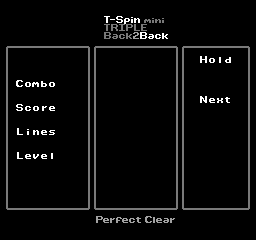

This game map was drawn from its Tiled (.tmx) file and the tilesets committed beside it. A one-line description and the full map source follow:
An orthogonal 32x30 tile map with 8x8 px tiles, 2 tile layers (Tile Layer 1, Tile Layer 2), 2 tilesets.

<map version="1.10" tiledversion="1.11.2" orientation="orthogonal" renderorder="right-down" width="32" height="30" tilewidth="8" tileheight="8" infinite="0" nextlayerid="3" nextobjectid="1">
 <tileset firstgid="1" source="tiles.tsx" />
 <tileset firstgid="257" source="tiles3.tsx" />
 <layer id="1" name="Tile Layer 1" width="32" height="30">
  <data encoding="csv">
33,33,33,33,33,33,33,33,33,33,33,33,33,33,33,33,33,33,33,33,33,33,33,33,33,33,33,33,33,33,33,33,
33,33,33,33,33,33,33,33,33,33,33,33,33,33,33,33,33,33,33,33,33,33,33,33,33,33,33,33,33,33,33,33,
33,33,33,33,33,33,33,33,33,33,33,33,33,33,33,33,33,33,33,33,33,33,33,33,33,33,33,33,33,33,33,33,
33,33,33,33,33,33,33,33,33,33,33,33,33,33,33,33,33,33,33,33,33,33,33,33,33,33,33,33,33,33,33,33,
33,33,33,33,33,33,33,33,33,33,33,33,33,33,33,33,33,33,33,33,33,33,33,33,33,33,33,33,33,33,33,33,
12,7,7,7,7,7,7,7,7,7,7,25,7,7,7,7,7,7,7,7,7,7,25,7,7,7,7,7,7,7,7,11,
8,33,33,33,33,33,33,33,33,33,33,14,1,1,1,1,1,1,1,1,1,1,14,33,33,33,33,33,33,33,33,6,
8,33,33,33,33,33,33,33,33,33,33,14,1,1,1,1,1,1,1,1,1,1,14,33,33,73,112,109,101,33,33,6,
8,33,33,33,33,33,33,33,33,33,33,14,1,1,1,1,1,1,1,1,1,1,14,33,33,33,33,33,33,33,33,6,
8,33,33,33,33,33,33,33,33,33,33,14,1,1,1,1,1,1,1,1,1,1,14,33,33,33,33,33,33,33,33,6,
8,33,68,112,110,99,112,33,33,33,33,14,1,1,1,1,1,1,1,1,1,1,14,33,33,33,33,33,33,33,33,6,
8,33,33,33,33,33,33,33,33,33,33,14,1,1,1,1,1,1,1,1,1,1,14,33,33,33,33,33,33,33,33,6,
8,33,33,33,33,33,33,33,33,33,33,14,1,1,1,1,1,1,1,1,1,1,14,33,33,79,102,121,117,33,33,6,
8,33,84,100,112,115,102,33,33,33,33,14,1,1,1,1,1,1,1,1,1,1,14,33,33,33,33,33,33,33,33,6,
8,33,33,33,33,33,33,33,33,33,33,14,1,1,1,1,1,1,1,1,1,1,14,33,33,33,33,33,33,33,33,6,
8,33,33,33,33,33,33,33,33,33,33,14,1,1,1,1,1,1,1,1,1,1,14,33,33,33,33,33,33,33,33,6,
8,33,77,106,111,102,116,33,33,33,33,14,1,1,1,1,1,1,1,1,1,1,14,33,33,33,33,33,33,33,33,6,
8,33,33,33,33,33,33,33,33,33,33,14,1,1,1,1,1,1,1,1,1,1,14,33,33,33,33,33,33,33,33,6,
8,33,33,33,33,33,33,33,33,33,33,14,1,1,1,1,1,1,1,1,1,1,14,33,33,33,33,33,33,33,33,6,
8,33,77,102,119,102,109,33,33,33,33,14,1,1,1,1,1,1,1,1,1,1,14,33,33,33,33,33,33,33,33,6,
8,33,33,33,33,33,33,33,33,33,33,14,1,1,1,1,1,1,1,1,1,1,14,33,33,33,33,33,33,33,33,6,
8,33,33,33,33,33,33,33,33,33,33,14,1,1,1,1,1,1,1,1,1,1,14,33,33,33,33,33,33,33,33,6,
8,33,33,33,33,33,33,33,33,33,33,14,1,1,1,1,1,1,1,1,1,1,14,33,33,33,33,33,33,33,33,6,
8,33,33,33,33,33,33,33,33,33,33,14,1,1,1,1,1,1,1,1,1,1,14,33,33,33,33,33,33,33,33,6,
8,33,33,33,33,33,33,33,33,33,33,14,1,1,1,1,1,1,1,1,1,1,14,33,33,33,33,33,33,33,33,6,
8,33,33,33,33,33,33,33,33,33,33,14,1,1,1,1,1,1,1,1,1,1,14,33,33,33,33,33,33,33,33,6,
13,9,9,9,9,9,9,9,9,9,9,24,9,9,9,9,9,9,9,9,9,9,24,9,9,9,9,9,9,9,9,10,
33,33,33,33,33,33,33,33,33,33,33,33,33,33,33,33,33,33,33,33,33,33,33,33,33,33,33,33,33,33,33,33,
33,33,33,33,33,33,33,33,33,33,33,33,33,33,33,33,33,33,33,33,33,33,33,33,33,33,33,33,33,33,33,33,
33,33,33,33,33,33,33,33,33,33,33,33,33,33,33,33,33,33,33,33,33,33,33,33,33,33,33,33,33,33,33,33
</data>
 </layer>
 <layer id="2" name="Tile Layer 2" width="32" height="30">
  <data encoding="csv">
0,0,0,0,0,0,0,0,0,0,0,0,0,0,0,0,0,0,0,0,0,0,0,0,0,0,0,0,0,0,0,0,
0,0,0,0,0,0,0,0,0,0,0,0,0,0,0,0,0,0,0,0,0,0,0,0,0,0,0,0,0,0,0,0,
0,0,0,0,0,0,0,0,0,0,0,0,0,409,410,411,412,413,414,415,416,0,0,0,0,0,0,0,0,0,0,0,
0,0,0,0,0,0,0,0,0,0,0,0,0,434,435,436,437,438,439,33,33,0,0,0,0,0,0,0,0,0,0,0,
0,0,0,0,0,0,0,0,0,0,0,0,0,425,426,427,428,429,430,431,432,0,0,0,0,0,0,0,0,0,0,0,
0,0,0,0,0,0,0,0,0,0,0,0,0,0,0,0,0,0,0,0,0,0,0,0,0,0,0,0,0,0,0,0,
0,0,0,0,0,0,0,0,0,0,0,0,0,0,0,0,0,0,0,0,0,0,0,0,0,0,0,0,0,0,0,0,
0,0,0,0,0,0,0,0,0,0,0,0,0,0,0,0,0,0,0,0,0,0,0,0,0,0,0,0,0,0,0,0,
0,0,0,0,0,0,0,0,0,0,0,0,0,0,0,0,0,0,0,0,0,0,0,0,0,0,0,0,0,0,0,0,
0,0,0,0,0,0,0,0,0,0,0,0,0,0,0,0,0,0,0,0,0,0,0,0,0,0,0,0,0,0,0,0,
0,0,0,0,0,0,0,0,0,0,0,0,0,0,0,0,0,0,0,0,0,0,0,0,0,0,0,0,0,0,0,0,
0,0,0,0,0,0,0,0,0,0,0,0,0,0,0,0,0,0,0,0,0,0,0,0,0,0,0,0,0,0,0,0,
0,0,0,0,0,0,0,0,0,0,0,0,0,0,0,0,0,0,0,0,0,0,0,0,0,0,0,0,0,0,0,0,
0,0,0,0,0,0,0,0,0,0,0,0,0,0,0,0,0,0,0,0,0,0,0,0,0,0,0,0,0,0,0,0,
0,0,0,0,0,0,0,0,0,0,0,0,0,0,0,0,0,0,0,0,0,0,0,0,0,0,0,0,0,0,0,0,
0,0,0,0,0,0,0,0,0,0,0,0,0,0,0,0,0,0,0,0,0,0,0,0,0,0,0,0,0,0,0,0,
0,0,0,0,0,0,0,0,0,0,0,0,0,0,0,0,0,0,0,0,0,0,0,0,0,0,0,0,0,0,0,0,
0,0,0,0,0,0,0,0,0,0,0,0,0,0,0,0,0,0,0,0,0,0,0,0,0,0,0,0,0,0,0,0,
0,0,0,0,0,0,0,0,0,0,0,0,0,0,0,0,0,0,0,0,0,0,0,0,0,0,0,0,0,0,0,0,
0,0,0,0,0,0,0,0,0,0,0,0,0,0,0,0,0,0,0,0,0,0,0,0,0,0,0,0,0,0,0,0,
0,0,0,0,0,0,0,0,0,0,0,0,0,0,0,0,0,0,0,0,0,0,0,0,0,0,0,0,0,0,0,0,
0,0,0,0,0,0,0,0,0,0,0,0,0,0,0,0,0,0,0,0,0,0,0,0,0,0,0,0,0,0,0,0,
0,0,0,0,0,0,0,0,0,0,0,0,0,0,0,0,0,0,0,0,0,0,0,0,0,0,0,0,0,0,0,0,
0,0,0,0,0,0,0,0,0,0,0,0,0,0,0,0,0,0,0,0,0,0,0,0,0,0,0,0,0,0,0,0,
0,0,0,0,0,0,0,0,0,0,0,0,0,0,0,0,0,0,0,0,0,0,0,0,0,0,0,0,0,0,0,0,
0,0,0,0,0,0,0,0,0,0,0,0,0,0,0,0,0,0,0,0,0,0,0,0,0,0,0,0,0,0,0,0,
0,0,0,0,0,0,0,0,0,0,0,0,0,0,0,0,0,0,0,0,0,0,0,0,0,0,0,0,0,0,0,0,
0,0,0,0,0,0,0,0,0,0,0,0,443,444,445,446,447,448,459,460,461,462,0,0,0,0,0,0,0,0,0,0,
0,0,0,0,0,0,0,0,0,0,0,0,0,0,0,0,0,0,0,0,0,0,0,0,0,0,0,0,0,0,0,0,
0,0,0,0,0,0,0,0,0,0,0,0,0,0,0,0,0,0,0,0,0,0,0,0,0,0,0,0,0,0,0,0
</data>
 </layer>
</map>
